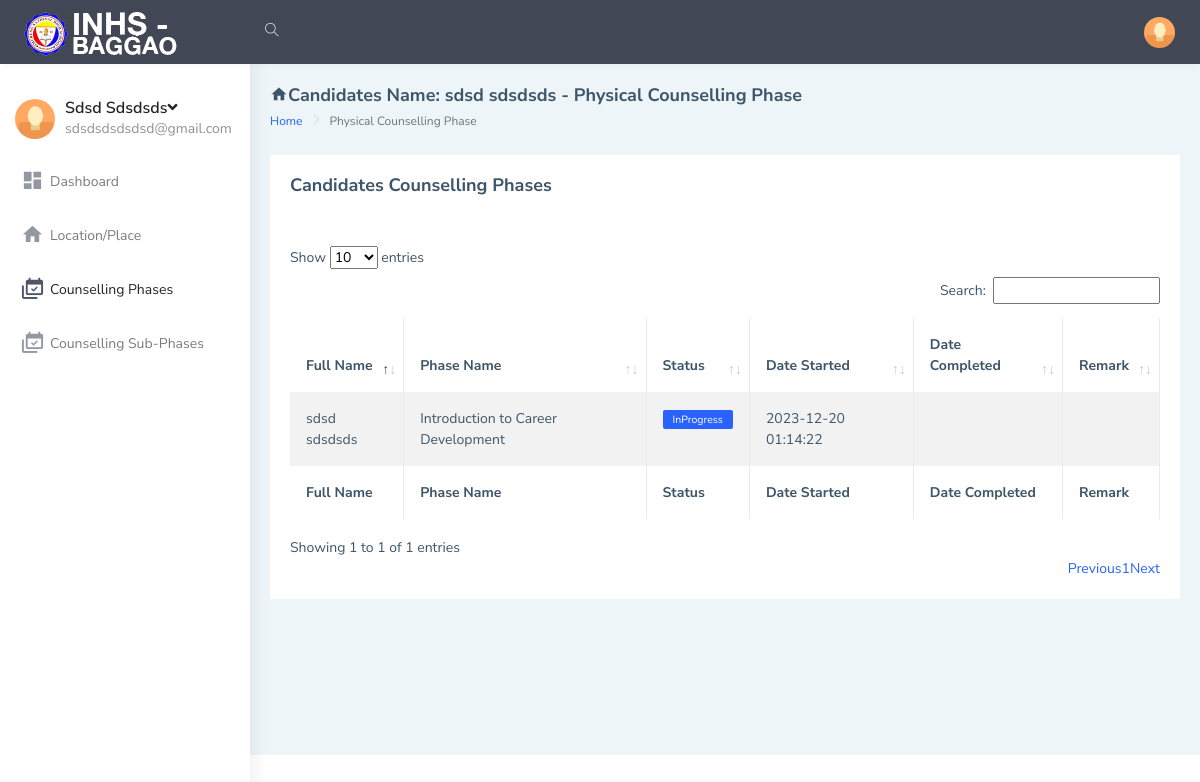
Page /student/schedule.php (signed in) on the committed database.
### tables this page shows
CREATE TABLE `users_tbl` (
  `id` int(10) NOT NULL,
  `firstName` varchar(50) DEFAULT NULL,
  `lastName` varchar(50) DEFAULT NULL,
  `emailAddress` varchar(50) DEFAULT NULL,
  `password` varchar(20) DEFAULT NULL,
  `phoneNo` varchar(20) DEFAULT NULL,
  `address` text DEFAULT NULL,
  `dob` varchar(20) DEFAULT NULL,
  `gender` varchar(10) DEFAULT NULL,
  `hobbies` text DEFAULT NULL,
  `course` varchar(50) DEFAULT NULL,
  `qualification` varchar(50) DEFAULT NULL,
  `qualificationGrade` varchar(50) DEFAULT NULL,
  `skills` text DEFAULT NULL,
  `scheduleTypeId` varchar(10) DEFAULT NULL,
  `dateCreated` varchar(20) DEFAULT NULL
);

CREATE TABLE `scheduletype_tbl` (
  `id` int(10) NOT NULL,
  `typeName` varchar(20) DEFAULT NULL
);

CREATE TABLE `stagetracker_tbl` (
  `id` int(10) NOT NULL,
  `userId` varchar(20) DEFAULT NULL,
  `stageId` varchar(20) DEFAULT NULL,
  `status` varchar(50) DEFAULT NULL,
  `dateStarted` varchar(255) DEFAULT NULL,
  `dateCompleted` varchar(50) DEFAULT NULL,
  `remark` text DEFAULT NULL,
  `dateCreated` varchar(50) DEFAULT NULL
);

CREATE TABLE `stages_tbl` (
  `id` int(10) NOT NULL,
  `stageNo` varchar(10) DEFAULT NULL,
  `stageName` varchar(255) DEFAULT NULL,
  `description` text DEFAULT NULL,
  `remarks` text DEFAULT NULL,
  `objectives` text DEFAULT NULL,
  `material` text DEFAULT NULL,
  `videoLink` text DEFAULT NULL,
  `dateCreated` varchar(20) DEFAULT NULL
);

### student/includes/session.php (called while the page is built, shortened)
<?php
include('dbconnection.php');
if (isset($_SESSION['user_id']))
{
    $user_id = $_SESSION['user_id'];
    $que=mysqli_query($con,"select * from users_tbl where id ='$user_id'");
    $ret=mysqli_fetch_array($que);
    $fullName = $ret['firstName'].' '.$ret['lastName'];
    $qoue=mysqli_query($con,"select * from scheduletype_tbl where id ='$ret[scheduleTypeId]'");
    $rros=mysqli_fetch_array($qoue);
    $scheduleType = $rros['typeName'];
}
else{
  echo "<script type = \"text/javascript\">
  window.location = (\"../index.php\");
  </script>";
}
?>

### student/schedule.php (the view, shortened to what this page needs)
<!DOCTYPE html>
<html dir="ltr" lang="en">
<?php
include('includes/session.php');
include('includes/header.php');
?>
<body>
    <div id="main-wrapper" data-layout="vertical" data-navbarbg="skin5" data-sidebartype="full"
        data-sidebar-position="absolute" data-header-position="absolute" data-boxed-layout="full">
        <?php include 'includes/topbar.php'?>
        <?php include 'includes/sidebar.php'?>
        <div class="page-wrapper">
            <div class="page-breadcrumb">
                <div class="row align-items-center">
                    <div class="col-10">
                        <h4 class="page-title"><i class="mdi mdi-home"></i>Candidates Name: <?php echo $fullName;?> - <?php echo $scheduleType;?> Counselling Phase</h4>
                        <div class="d-flex align-items-center">
                            <nav aria-label="breadcrumb">
                                <ol class="breadcrumb">
                                    <li class="breadcrumb-item"><a href="#">Home</a></li>
                                    <li class="breadcrumb-item active" aria-current="page"><?php echo $scheduleType;?> Counselling Phase</li>
                                </ol>
                            </nav>
                        </div>
                    </div>
                </div>
            </div>
            <div class="container-fluid">
                <div class="row">
                    <div class="col-lg-12 col-xlg-12 col-md-12">
                        <div class="card">
                            <div class="card-body">
                            <h4 class="page-title">Candidates Counselling Phases</h4>
                                <br><br>
                                <table id="example" class="table table-striped table-bordered" style="width:100%">
                                    <thead>
                                        <tr>
                                            <th>Full Name</th>
                                            <th>Phase Name</th>
                                            <th>Status</th>
                                            <th>Date Started</th>
                                            <th>Date Completed</th>
                                            <th>Remark</th>
                                        </tr>
                                    </thead>
                                    <tbody>
                                    <?php
                                        $que=mysqli_query($con,"SELECT stagetracker_tbl.id, stagetracker_tbl.userId,stagetracker_tbl.stageId,stagetracker_tbl.status,
                                        stagetracker_tbl.dateStarted,stagetracker_tbl.dateCompleted,stagetracker_tbl.remark,
                                        users_tbl.firstName,users_tbl.lastName,stages_tbl.stageName,stages_tbl.stageNo
                                        from stagetracker_tbl
                                        INNER JOIN stages_tbl ON stages_tbl.id = stagetracker_tbl.stageId
                                        INNER JOIN users_tbl ON users_tbl.id = stagetracker_tbl.userId
                                        where stagetracker_tbl.userId = '$user_id'
                                        ORDER BY stages_tbl.stageNo ASC");
                                        while ($row=mysqli_fetch_array($que)) {
                                        ?>
                                        <tr>
                                            <td><?php echo $row['firstName'].' '.$row['lastName'];?></td>
                                            <td><?php echo $row['stageName'];?></td>
                                            <td>
                                            <?php if($row['status'] == 'InProgress'){echo '<label class="label label-info">'.$row['status'].'</label>';}
                                                    else{echo '<label class="label label-success">'.$row['status'].'</label>';}?>
                                            </td>
                                            <td><?php echo $row['dateStarted'];?></td>
                                            <td><?php echo $row['dateCompleted'];?></td>
                                            <td><?php echo $row['remark'];?></td>
                                        </tr>
                                        <?php
                                        }
                                    ?>
                                    </tbody>
                                        <tfoot>
                                            <tr>
                                                <th>Full Name</th>
                                                <th>Phase Name</th>
                                                <th>Status</th>
                                                <th>Date Started</th>
                                                <th>Date Completed</th>
                                                <th>Remark</th>
                                            </tr>
                                    </tfoot>
                                </table>
                            </div>
                        </div>
                    </div>
                </div>
            </div>
        </div>
    </div>
</body>
</html>

### student/includes/sidebar.php (shortened to what this page needs)
<aside class="left-sidebar" data-sidebarbg="skin6">
    <div class="scroll-sidebar">
        <nav class="sidebar-nav">
            <ul id="sidebarnav">
                <li>
                    <div class="user-profile d-flex no-block dropdown m-t-20">
                        <div class="user-pic"><img src="../assets/images/users/1.jpg" alt="users"
                                class="rounded-circle" width="40" /></div>
                        <div class="user-content hide-menu m-l-10">
                            <a href="#" class="" id="Userdd" role="button"
                                data-bs-toggle="dropdown" aria-haspopup="true" aria-expanded="false">
                                <h5 class="m-b-0 user-name font-medium"><?php echo ucfirst($ret['firstName'])." ".ucfirst($ret['lastName']);?><i
                                        class="fa fa-angle-down"></i></h5>
                                <span class="op-5 user-email"><?php echo $ret['emailAddress'];?></span>
                            </a>
                        </div>
                    </div>
                </li>
                <li class="sidebar-item"> <a class="sidebar-link waves-effect waves-dark sidebar-link"
                        href="index.php" aria-expanded="false"><i class="mdi mdi-view-dashboard"></i><span
                            class="hide-menu">Dashboard</span></a></li>
                <li class="sidebar-item"> <a class="sidebar-link waves-effect waves-dark sidebar-link"
                    href="branch.php" aria-expanded="false"><i class="mdi mdi-home"></i><span
                class="hide-menu">Location/Place</span></a></li>
                <li class="sidebar-item"> <a class="sidebar-link waves-effect waves-dark sidebar-link"
                    href="schedule.php" aria-expanded="false"><i class="mdi mdi-calendar-multiple-check"></i><span
                class="hide-menu">Counselling Phases</span></a></li>
                <li class="sidebar-item"> <a class="sidebar-link waves-effect waves-dark sidebar-link"
                    href="schedule2.php" aria-expanded="false"><i class="mdi mdi-calendar-multiple-check"></i><span
                class="hide-menu">Counselling Sub-Phases</span></a></li>
            </ul>
        </nav>
    </div>
</aside>

### rows in the picture
users_tbl: firstName "Sdsd", lastName "Sdsdsds", emailAddress "sdsdsdsdsdsd@gmail.com", fullName "sdsd sdsdsds"
scheduletype_tbl: typeName "Physical"
stagetracker_tbl: users_tbl.firstName "sdsd", users_tbl.lastName "sdsdsds", stages_tbl.stageName "Introduction to Career Development", status "InProgress", dateStarted "2023-12-20 01:14:22"
